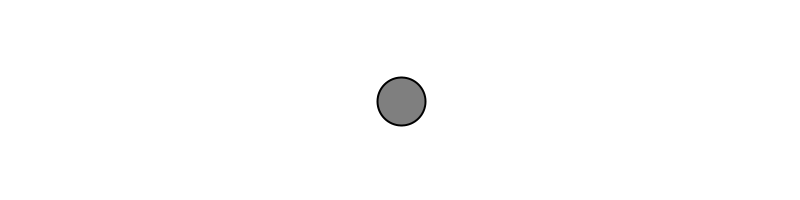
Frame 1 (no input)
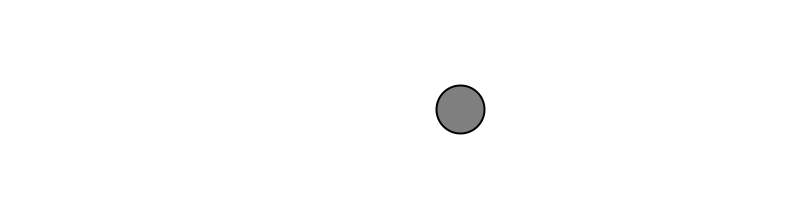
Frame 60 (the mouse pressed at the canvas centre just before this capture)
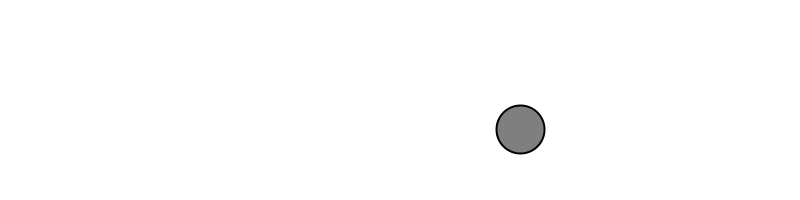
Frame 120 (the mouse held since frame 60 and released just before this capture)

The Processing sketch that drew these frames (run headless with seeded random() and noise(); from frame 60 on, the mouse is pressed at the canvas centre):

// Processing sketch: Poney
// ── Poney.pde

Mover mover;
void settings() {
  size(800, 200);
}
void setup() {
  mover = new Mover();
}
void draw() {
  background(255);
  mover.update();
  mover.checkEdges();
  mover.display();
}
// ── Mover.pde
class Mover {
  PVector location;
  PVector velocity;
  PVector gravity;
  Mover() {
    location = new PVector(width/2, height/2);
    velocity = new PVector(1, 1);
    gravity  = new PVector(0, 0.2);
  }
  void update() {
    
    
    velocity.add(gravity);
      
    location.add(velocity);

  }
  void display() {
    stroke(0);
    strokeWeight(2);
    fill(127);
    ellipse(location.x, location.y, 48, 48);
  }
  void checkEdges() {
    if (location.x >= width - 24) {
      velocity.x *= -1;
      location.x = width - 24;
    }
    if (location.x <= 24) {
      velocity.x *= -1;
      location.x = 24; 
      
    }
    if (location.y >= height - 24) {
       velocity.y *= -1;
       location.y = height - 24;
    }
    if (location.y <= 24) {
      velocity.y *= -1;
      location.y = 24;
    }
    
  }
}
